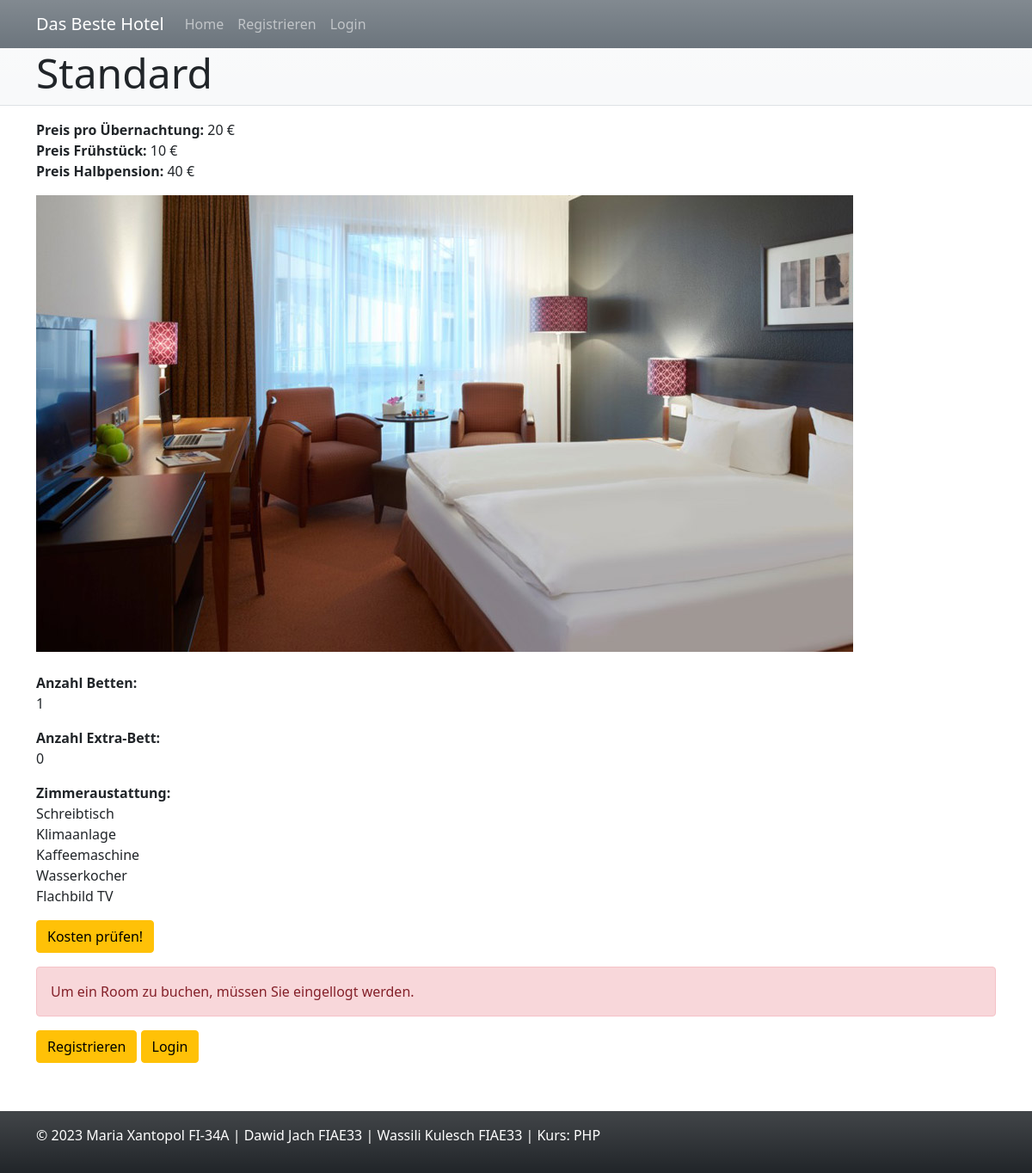
The page /post.php?room_id=1 on the database its author committed.
### tables this page shows
CREATE TABLE `tbl_rooms` (
  `rooms_id` int(11) NOT NULL,
  `rooms_typ` varchar(10) NOT NULL,
  `rooms_num_beds` tinyint(4) NOT NULL,
  `rooms_img` varchar(100) DEFAULT NULL,
  `rooms_extrabed` tinyint(1) NOT NULL,
  `rooms_equipment` varchar(255) NOT NULL,
  `rooms_price_overnight` decimal(6,2) NOT NULL COMMENT '(Preis pro Übernachtung)',
  `rooms_price_breakfast` decimal(6,2) NOT NULL COMMENT '(Preis Frühstück)',
  `rooms_price_halfboard` decimal(6,2) NOT NULL COMMENT '(Preis Halbpension)'
);

### _header.php (called while the page is built)
<?php
if(is_logged_in()) {
    $nav = array(
        'Home' => 'index.php',
        'Logout' => 'logout.php'
    );
} else {
    $nav = array(
        'Home' => 'index.php',
        'Registrieren' => 'register.php',
        'Login' => 'login.php'
    );
}
$args = array(
    $page_title,
    NULL,
    true,
    $page_header,
    array(
        'Das Beste Hotel',
        $nav
    )
);
get_header( ...$args );

### post.php (the view, shortened to what this page needs)
<?php
require_once( '../maria_dawid_wassili/includes/pdo-connect.inc.php' );
$page_title = 'Hilton - Roomsdetails';
$post_id=$_GET['room_id'];
$sql='SELECT *
    FROM `tbl_rooms`
    JOIN `tbl_bookings`
    ON `bkngs_rooms_id_ref`=`bkngs_id`
    JOIN `tbl_users`
    ON `bkngs_users_id_ref`=`users_id`
    WHERE `rooms_id`=?';
$stmt=$db->prepare($sql);
$stmt->execute([$post_id]);
$post=$stmt->fetch();
$post_title=$post['rooms_typ'];
$page_header = $post_title;
include_once '_header.php';
?>
<article>
    <header>
        <p>
            <?= '<b>Preis pro Übernachtung: </b>' .number_format ($post['rooms_price_overnight']).' €'; ?>   <br>
            <?= '<b>Preis Frühstück: </b>' .number_format ($post['rooms_price_breakfast']).' €'; ?>   <br>
            <?= '<b>Preis Halbpension: </b>' .number_format ($post['rooms_price_halfboard']).' €'; ?>   <br>
        </p>
    </header>
    <main>
        <figure>
            <img class="figure-img img-fluid" src="<?= $post['rooms_img']; ?>">
        </figure>
        <p>
            <?= '<b>Anzahl Betten:</b><br>'.nl2br($post['rooms_num_beds']); ?>
        </p>
        <p>
            <?= '<b>Anzahl Extra-Bett:</b><br>'.nl2br($post['rooms_extrabed']); ?>
        </p>
        <p>
            <?= '<b>Zimmeraustattung:</b><br>'.nl2br($post['rooms_equipment']); ?>
        </p>
    </main>
    <footer>
        <p>
            <a class="btn btn-warning" href="costs_checker.php" target="_blank">Kosten prüfen!</a>
</article>
<article>
    <?php if(!is_logged_in()): ?>
        <header>
            <p class="alert alert-danger">Um ein Room zu buchen, müssen Sie eingellogt werden.</p>
            <p>
                <a href="register.php" class="btn btn-warning" role="button">Registrieren</a>
                <a href="login.php" class="btn btn-warning" role="button">Login</a><br><br>
            </p>
        </header>
    <?php endif ?>
</article>
<?php get_footer_no_fixed_bottom(); ?>

### includes/functions.inc.php (shortened to what this page needs)
<?php
function get_header(
    string $title,
    string|array $css = NULL,
    bool $bootstrap = false,
    string $header = NULL,
    array $nav = NULL,
    bool $fluid = false
){
    $class_fluid = (false === $fluid) ? 'container' : 'container-fluid';
?>
<!DOCTYPE html>
<html lang="de">
<head>
    <?php
    if( $bootstrap ) {
        echo '<link href="https://cdn.jsdelivr.net/npm/bootstrap@5.1.3/dist/css/bootstrap.min.css" rel="stylesheet">' ."\r\n";
    }
    ?>
</head>
<body>
    <?php if(!is_null($nav)) get_nav($nav, $fluid); ?>
    <header class="bg-light bg-gradient border-bottom">
        <div class="<?php echo $class_fluid; ?>">
            <h1 class="display-5"><?php echo (is_null($header)) ? $title : $header; ?></h1>
        </div>
    </header>
    <main class= "<?php echo $class_fluid; ?> py-3">
<?php
}
function get_nav( array $nav, bool $fluid = false ) {
    $class_fluid = (false === $fluid) ? 'container' : 'container-fluid';
?>
<nav class="navbar navbar-expand-lg navbar-dark bg-secondary bg-gradient">
    <div class="<?php echo $class_fluid; ?>">
        <a class="navbar-brand" href="index.php"><?php echo $nav[0]; ?></a>
        <div class="collapse navbar-collapse" id="navbarSupportedContent">
        <ul class="navbar-nav me-auto mb-2 mb-lg-0">
            <?php foreach($nav[1] as $item => $url): ?>
                <?php
                    $class_active = '';
                    $current = '';
                ?>
                <li class="nav-item">
                    <a href="<?php echo $url; ?>" class="nav-link <?php echo $class_active; ?>" <?php echo $current; ?>>
                        <?php echo $item; ?>
                    </a>
                </li>
            <?php endforeach; ?>
        </ul>
        </div>
    </div>
    </nav>
<?php
}
?>
<?php
function get_footer_no_fixed_bottom( bool $fluid = false, bool $bootstrap_js = false ) {
    $class_fluid = (false === $fluid) ? 'container' : 'container-fluid';
 ?>
    </main>
    <footer class="bg-dark bg-gradient text-white py-3">
        <div class=" <?php echo $class_fluid; ?> ">
            <p>&copy; <?php echo date('Y'); ?> Maria Xantopol FI-34A | Dawid Jach FIAE33 | Wassili Kulesch FIAE33 |  Kurs: PHP</p>
        </div>
    </footer>
</body>
</html>
<?php
}
function is_logged_in():bool {
    return isset($_SESSION['user']);
}

### rows shown on the page
tbl_rooms: rooms_typ "Standard", rooms_price_overnight "20", rooms_price_breakfast "10", rooms_price_halfboard "40", rooms_img (picture), rooms_num_beds "1", rooms_extrabed "0", rooms_equipment "Schreibtisch Klimaanlage Kaffeemaschine Wasserkocher Flachbild TV"

### other values the page prints
$nav[0] "Das Beste Hotel"
$item "Home"
$item "Registrieren"
$item "Login"
